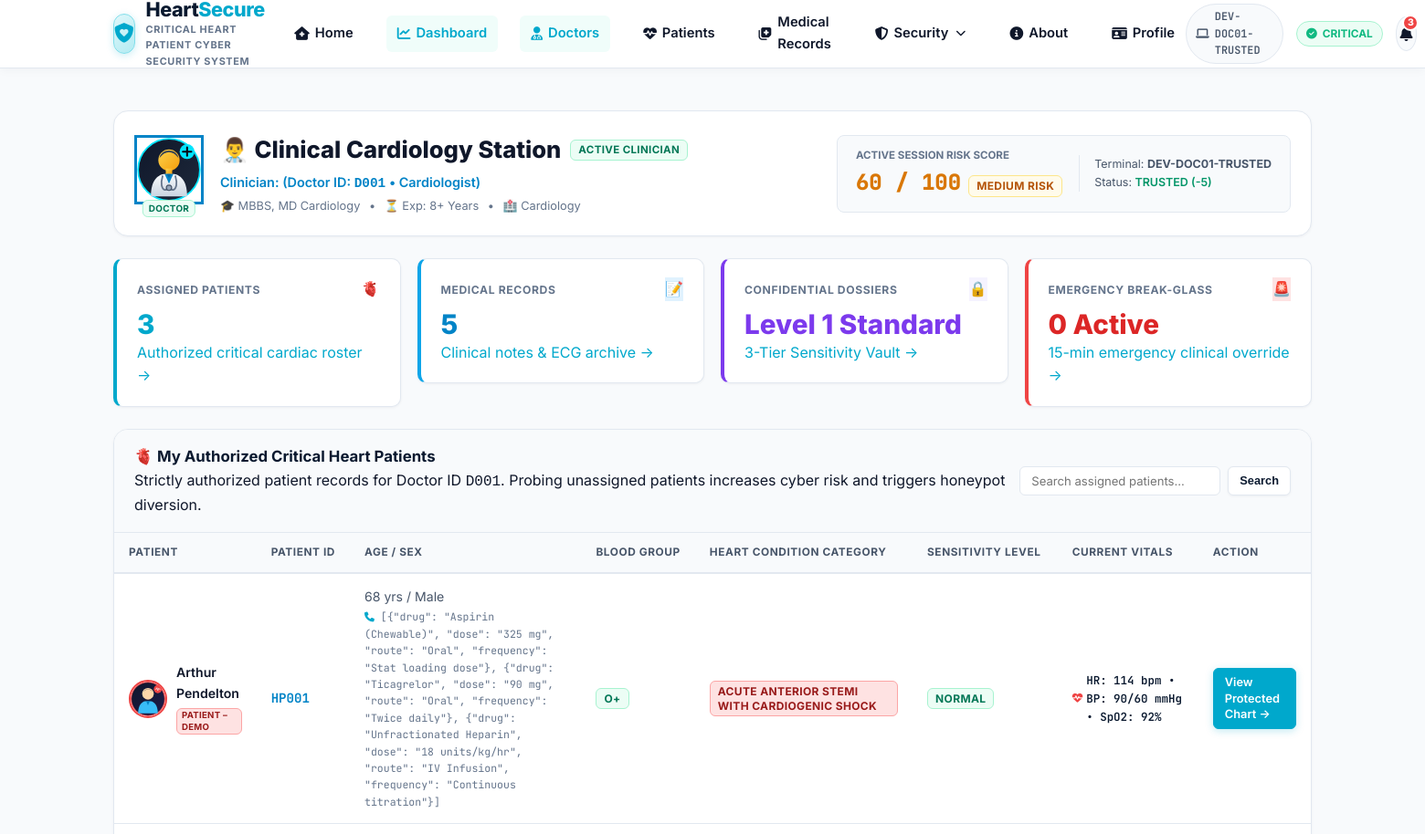
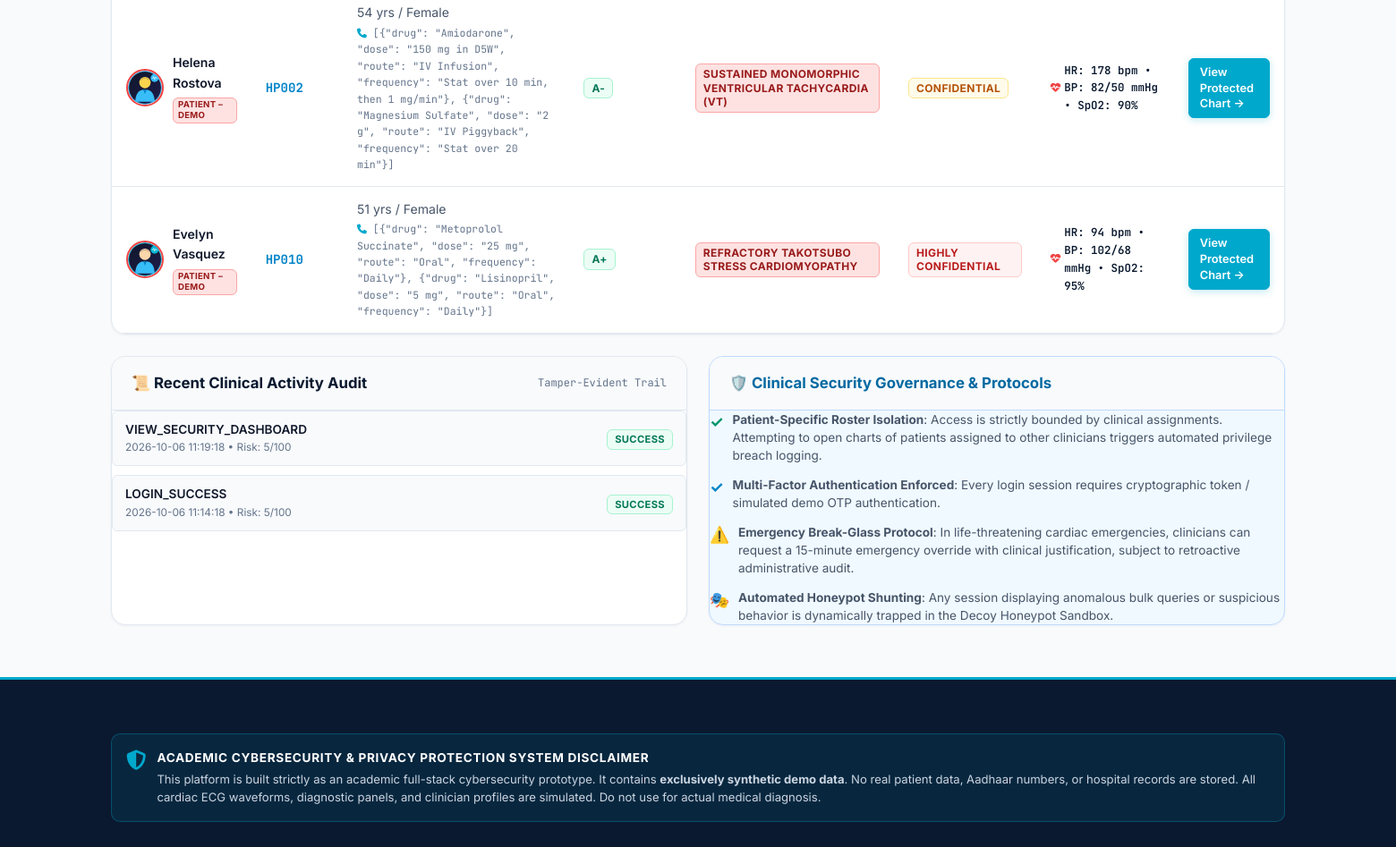
The app's page /doctor/dashboard (signed in, upper part), older data (2 pictures, top to bottom).
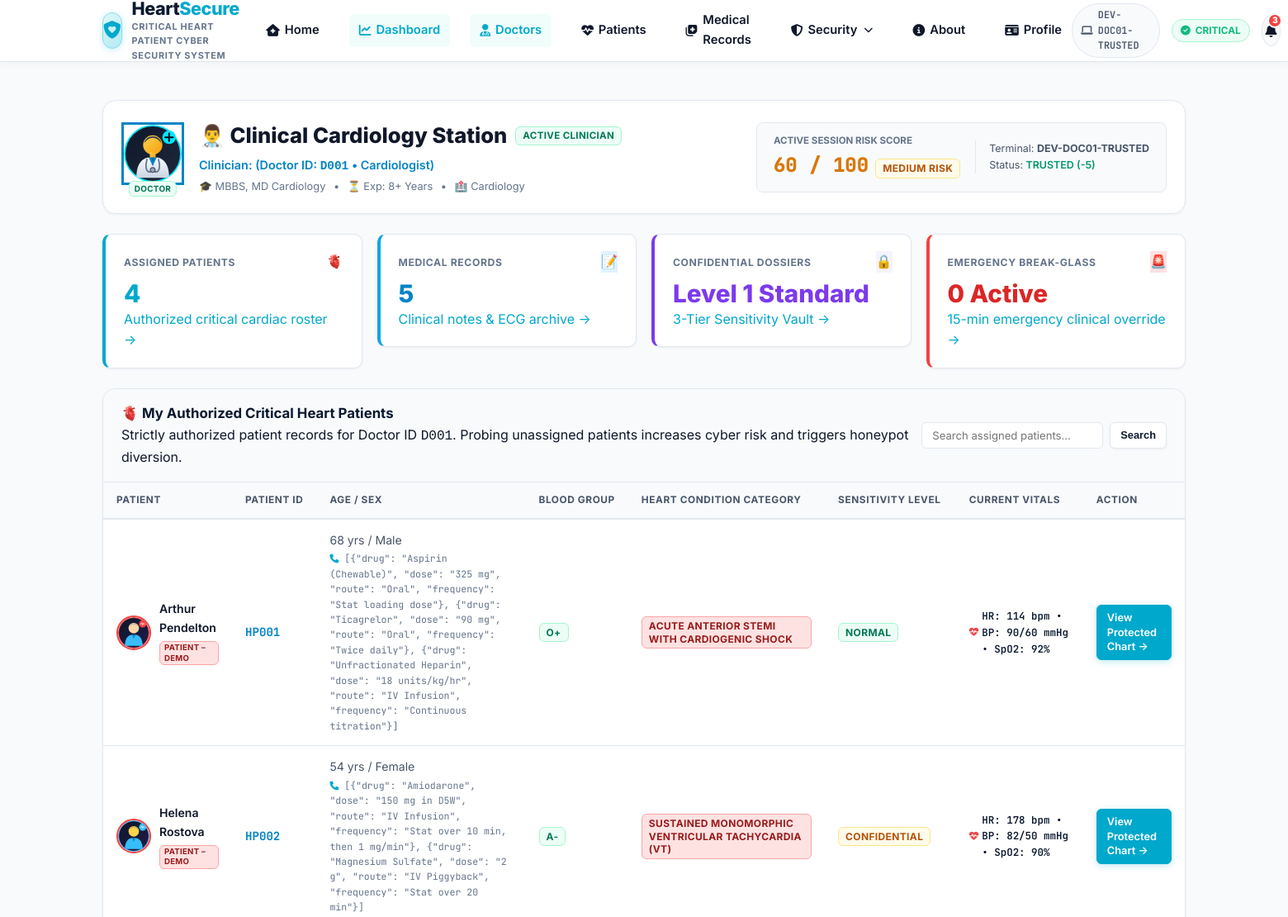
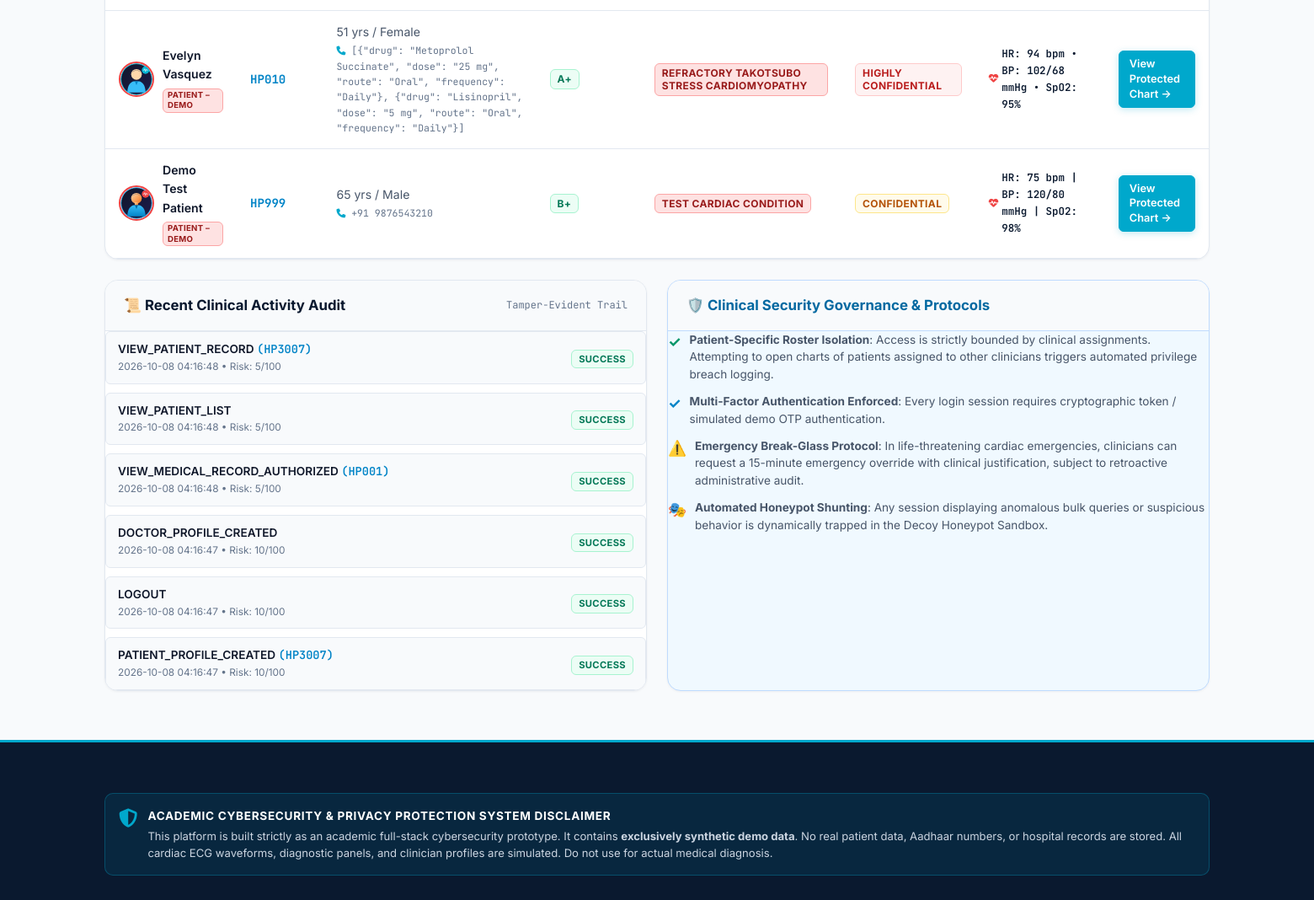
The same page, newer data (2 pictures, top to bottom).
### tables this page shows
CREATE TABLE doctors (
    id INTEGER PRIMARY KEY AUTOINCREMENT,
    doctor_id TEXT UNIQUE NOT NULL, -- e.g. 'D001', 'D002'
    user_id TEXT UNIQUE NOT NULL,
    name TEXT NOT NULL,
    profile_photo TEXT DEFAULT NULL,
    specialty TEXT NOT NULL,
    specialization TEXT,
    qualification TEXT DEFAULT 'MBBS, MD Cardiology',
    experience TEXT DEFAULT '8 Years',
    department TEXT NOT NULL,
    email TEXT,
    demo_phone TEXT DEFAULT '+1 (555) 019-2834',
    permission_level TEXT NOT NULL DEFAULT 'NORMAL', -- 'NORMAL', 'CONFIDENTIAL', 'HIGHLY_CONFIDENTIAL'
    trusted_device_id TEXT,
    status TEXT DEFAULT 'active', -- 'active', 'disabled'
    last_login TIMESTAMP DEFAULT CURRENT_TIMESTAMP,
    created_at TIMESTAMP DEFAULT CURRENT_TIMESTAMP,
    FOREIGN KEY(user_id) REFERENCES users(user_id) ON DELETE CASCADE
);

CREATE TABLE patients (
    id INTEGER PRIMARY KEY AUTOINCREMENT,
    patient_id TEXT UNIQUE NOT NULL, -- e.g. 'HP001', 'HP002'
    user_id TEXT DEFAULT NULL,
    name TEXT NOT NULL,
    profile_photo TEXT DEFAULT NULL,
    age INTEGER NOT NULL,
    blood_group TEXT NOT NULL,
    gender TEXT NOT NULL,
    assigned_doctor_id TEXT NOT NULL,
    heart_condition_category TEXT NOT NULL, -- 'STEMI', 'Ventricular Tachycardia', 'Heart Failure', etc.
    medical_history TEXT NOT NULL,
    ecg_report TEXT NOT NULL,
    echo_report TEXT NOT NULL,
    blood_test_report TEXT NOT NULL,
    current_prescriptions TEXT NOT NULL,
    email TEXT DEFAULT NULL,
    phone_number TEXT DEFAULT '+1 (555) 019-1001',
    emergency_contact TEXT NOT NULL,
    last_updated TIMESTAMP DEFAULT CURRENT_TIMESTAMP,
    record_sensitivity_level TEXT NOT NULL DEFAULT 'NORMAL', -- 'NORMAL', 'CONFIDENTIAL', 'HIGHLY_CONFIDENTIAL'
    vitals TEXT NOT NULL,
    status TEXT DEFAULT 'active', -- 'active', 'disabled'
    created_at TIMESTAMP DEFAULT CURRENT_TIMESTAMP,
    is_decoy INTEGER DEFAULT 0
);

CREATE TABLE audit_logs (
    id INTEGER PRIMARY KEY AUTOINCREMENT,
    timestamp TIMESTAMP DEFAULT CURRENT_TIMESTAMP,
    user_id TEXT NOT NULL,
    role TEXT NOT NULL,
    patient_id TEXT,
    action TEXT NOT NULL,
    ip_address TEXT NOT NULL,
    device_status TEXT NOT NULL, -- 'TRUSTED', 'UNKNOWN'
    risk_score INTEGER NOT NULL,
    risk_level TEXT NOT NULL,
    result TEXT NOT NULL, -- 'SUCCESS', 'DENIED', 'DECOY_SERVED', 'FLAGGED'
    threat_type TEXT,
    session_id TEXT,
    details TEXT
);

### routes/doctor.py (the view)
@doctor_bp.route('/doctor/dashboard')
def dashboard():
    user = UserModel.get_by_user_id(session['user_id'])
    doc = UserModel.get_doctor_by_user_id(session['user_id'])
    doctor_id = doc['doctor_id'] if doc else 'D001'
    risk = RiskEngine.calculate_risk(
        user=user,
        action='VIEW_DOCTOR_DASHBOARD',
        session_context={
            'device_id': session.get('device_id'),
            'device_status': session.get('device_status'),
            'ip_address': request.remote_addr or '127.0.0.1',
            'session_id': session.get('session_id')
        }
    )
    session['risk_score'] = risk['score']
    session['risk_level'] = risk['level']
    assigned_patients = PatientModel.get_assigned_to_doctor(doctor_id)
    recent_activity = AuditService.get_logs(limit=6, user_filter=session['user_id'])
    medical_records = RecordModel.get_all_medical_records()
    all_emergencies = RecordModel.get_all_emergency_access()
    active_emergencies = [e for e in all_emergencies if e['doctor_id'] == doctor_id and e['is_active']]
    return render_template(
        'doctor_dashboard.html',
        user=user,
        doctor=doc,
        risk=risk,
        patients=assigned_patients,
        patient_count=len(assigned_patients),
        recent_activity=recent_activity,
        medical_records=medical_records[:5],
        active_emergencies=active_emergencies
    )

### database/db.py (called while the page is built)
def get_db():
    try:
        if 'db' not in g:
            g.db = sqlite3.connect(DB_PATH, check_same_thread=False)
            g.db.row_factory = sqlite3.Row
            g.db.execute("PRAGMA foreign_keys = ON")
            ensure_schema(g.db)
        return g.db
    except RuntimeError:
        conn = sqlite3.connect(DB_PATH, check_same_thread=False)
        conn.row_factory = sqlite3.Row
        conn.execute("PRAGMA foreign_keys = ON")
        ensure_schema(conn)
        return conn

def query_db(query, args=(), one=False):
    conn = get_db()
    cur = conn.execute(query, args)
    rv = cur.fetchall()
    cur.close()
    return (dict(rv[0]) if rv else None) if one else [dict(r) for r in rv]

### models/patient.py (called while the page is built)
    @staticmethod
    def get_assigned_to_doctor(doctor_id):
        rows = query_db('''
            SELECT p.*
            FROM patients p
            JOIN doctor_patient_assignments a ON p.patient_id = a.patient_id
            WHERE a.doctor_id = ? AND a.status = 'ACTIVE'
            ORDER BY p.patient_id ASC
        ''', (doctor_id,))
        return [PatientModel._format(r) for r in rows]

### services/phone_service.py (called while the page is built)
    @staticmethod
    def get_supported_country_codes():
        return COUNTRY_CODES

### templates/doctor_dashboard.html (shortened to what the changed rows need)
{% extends "base.html" %}
{% block content %}
<div style="margin-bottom: 28px;">
    <div class="card" style="padding: 22px; margin-bottom: 24px;">
        <div style="display: flex; justify-content: space-between; align-items: center; flex-wrap: wrap; gap: 20px;">
            <div style="display: flex; align-items: center; gap: 18px;">
                <div>
                    <div style="display: flex; align-items: center; gap: 10px;">
                        <h1 style="font-size: 1.6rem; font-weight: 800; color: var(--text-main); margin: 0;">👨‍⚕️ Clinical Cardiology Station</h1>
                        <span class="badge badge-low" style="font-size: 0.72rem;">ACTIVE CLINICIAN</span>
                    </div>
                    <div style="color: #0284c7; font-size: 0.9rem; font-weight: 600; margin-top: 3px;">
                        Clinician:  (Doctor ID: <code></code> • {{ doctor.specialization if doctor and doctor.specialization else (doctor.specialty if doctor else 'Cardiologist') }})
                    </div>
                    <div style="color: var(--text-muted); font-size: 0.8rem; margin-top: 3px;">
                        <span>🎓 {{ doctor.qualification if doctor and doctor.qualification else 'MBBS, MD Cardiology' }}</span>
                        <span style="margin: 0 6px;">•</span>
                        <span>⏳ Exp: {{ doctor.experience if doctor and doctor.experience else '8+ Years' }}</span>
                        <span style="margin: 0 6px;">•</span>
                        <span>🏥 {{ doctor.department if doctor else 'Cardiology' }}</span>
                    </div>
                </div>
            </div>
            <div style="background: #f8fafc; border: 1px solid var(--border-light); border-radius: 8px; padding: 12px 20px; display: flex; align-items: center; gap: 18px;">
                <div style="border-left: 1px solid var(--border-light); padding-left: 16px; font-size: 0.78rem; color: var(--text-secondary);">
                    Terminal: <strong style="color: var(--text-main);">{{ session.device_id or 'DEV-DOC01-TRUSTED' }}</strong><br>
                    Status: {% if session.device_status == 'TRUSTED' %}<span style="color: #059669; font-weight: 600;">TRUSTED (-5)</span>{% else %}<span style="color: #dc2626; font-weight: 600;">UNKNOWN (+20)</span>{% endif %}
                </div>
            </div>
        </div>
    </div>
    <div class="stats-grid" style="margin-bottom: 24px;">
        <a href="{{ url_for('patients.patient_list') }}" style="text-decoration: none;">
            <div class="stat-card" style="border-left-color: var(--primary-blue); cursor: pointer;">
                <div class="stat-header">
                    <span class="stat-label">ASSIGNED PATIENTS</span>
                    <span class="stat-icon-bubble" style="background: var(--primary-blue-light); color: var(--primary-blue);">🫀</span>
                </div>
                <div class="stat-value" style="color: var(--primary-blue);">{{ patient_count }}</div>
                <div class="stat-sub">Authorized critical cardiac roster →</div>
            </div>
        </a>
    </div>
    <div class="card" style="margin-bottom: 24px;">
        <div class="card-header">
            <div>
                <h2 class="card-title">🫀 My Authorized Critical Heart Patients</h2>
            </div>
        </div>
        {% if patients %}
        <div class="table-responsive">
            <table class="data-table">
                <thead>
                    <tr>
                        <th>Patient</th>
                        <th>Patient ID</th>
                        <th>Age / Sex</th>
                        <th>Blood Group</th>
                        <th>Heart Condition Category</th>
                        <th>Sensitivity Level</th>
                        <th>Current Vitals</th>
                        <th>Action</th>
                    </tr>
                </thead>
                <tbody>
                    {% for p in patients %}
                    <tr>
                        <td>
                            <div style="display: flex; align-items: center; gap: 10px;">
                                <img src="{{ patient_photo(p.profile_photo, False) }}" alt="{{ p.name }}" style="width: 42px; height: 42px; border-radius: 50%; object-fit: cover; border: 2px solid #ef4444; flex-shrink: 0; background: #fee2e2;">
                                <div>
                                    <div style="font-weight: 600; color: var(--text-main);">{{ p.name }}</div>
                                    <span class="badge badge-medium" style="font-size: 0.60rem; padding: 1px 5px; background: #fee2e2; color: #991b1b; border-color: #fca5a5;">PATIENT – DEMO</span>
                                </div>
                            </div>
                        </td>
                        <td>
                            <span style="font-family: var(--font-mono); font-weight: 700; color: #0284c7;">
                                {{ p.patient_id }}
                            </span>
                        </td>
                        <td style="color: var(--text-secondary);">
                            <div>{{ p.age }} yrs / {{ p.gender }}</div>
                            <div style="font-size: 0.72rem; color: var(--text-muted); font-family: var(--font-mono); margin-top: 2px;">
                                <i class="fa-solid fa-phone" style="font-size: 0.68rem; color: var(--turquoise-primary);"></i> {{ p.phone_number or '+1 (555) 019-1001' }}
                            </div>
                        </td>
                        <td><span class="badge badge-low">{{ p.blood_group }}</span></td>
                        <td>
                            <span class="badge" style="background: #fee2e2; color: #991b1b; border: 1px solid #fca5a5;">
                                {{ p.heart_condition_category }}
                            </span>
                        </td>
                        <td>
                            {% if p.record_sensitivity_level == 'HIGHLY_CONFIDENTIAL' %}
                                <span class="badge badge-critical">HIGHLY CONFIDENTIAL</span>
                            {% elif p.record_sensitivity_level == 'CONFIDENTIAL' %}
                                <span class="badge badge-medium">CONFIDENTIAL</span>
                            {% else %}
                                <span class="badge badge-low">NORMAL</span>
                            {% endif %}
                        </td>
                        <td>
                            {% set v = format_vitals(p.vitals) %}
                            <span style="font-family: var(--font-mono); font-size: 0.78rem; font-weight: 600; color: var(--navy-primary); display: inline-flex; align-items: center; gap: 4px;">
                                <i class="fa-solid fa-heart-pulse" style="color: #ef4444; font-size: 0.72rem;"></i> {{ v.summary }}
                            </span>
                        </td>
                        <td>
                            <a href="{{ url_for('patients.patient_detail', patient_id=p.patient_id) }}" class="btn btn-primary btn-sm">
                                View Protected Chart →
                            </a>
                        </td>
                    </tr>
                    {% endfor %}
                </tbody>
            </table>
        </div>
        {% else %}
        <div style="text-align: center; padding: 40px; color: var(--text-muted);">
            <div style="font-size: 2rem; margin-bottom: 8px;">🏥</div>
            <p>No critical heart patients currently assigned to your doctor profile.</p>
        </div>
        {% endif %}
    </div>
    <div class="grid-2">
        <div class="card">
            <div style="display: flex; flex-direction: column; gap: 10px;">
                {% for act in recent_activity %}
                <div style="padding: 10px 14px; background: #f8fafc; border-radius: 6px; border: 1px solid var(--border-light); display: flex; justify-content: space-between; align-items: center;">
                    <div>
                        <div style="font-size: 0.85rem; font-weight: 600; color: var(--text-main);">
                            {{ act.action }}
                            {% if act.patient_id %}<span style="color: #0284c7; font-family: var(--font-mono);">({{ act.patient_id }})</span>{% endif %}
                        </div>
                        <div style="font-size: 0.74rem; color: var(--text-muted);">{{ act.timestamp }} • Risk: {{ act.risk_score }}/100</div>
                    </div>
                    <div>
                        {% if act.result == 'SUCCESS' %}
                            <span class="badge badge-low" style="font-size: 0.7rem;">SUCCESS</span>
                        {% elif act.result == 'DECOY_SERVED' %}
                            <span class="badge badge-critical" style="font-size: 0.7rem;">DECOY SERVED</span>
                        {% else %}
                            <span class="badge badge-medium" style="font-size: 0.7rem;">{{ act.result }}</span>
                        {% endif %}
                    </div>
                </div>
                {% else %}
                <div style="color: var(--text-muted); font-size: 0.85rem; padding: 10px;">No recent clinical actions recorded.</div>
                {% endfor %}
            </div>
        </div>
    </div>
</div>
{% endblock %}

### templates/base.html (shortened to what the changed rows need)
<!DOCTYPE html>
<html lang="en">
<head>
    <link rel="stylesheet" href="https://cdnjs.cloudflare.com/ajax/libs/font-awesome/6.5.1/css/all.min.css">
    <link rel="stylesheet" href="{{ url_for('static', filename='css/style.css') }}">
</head>
<body>
    <header class="hospital-navbar">
        <div class="navbar-container">
            <div class="navbar-actions">
                <div class="device-badge-pill" title="Zero-Trust Hardware Binding">
                    <i class="fa-solid fa-laptop"></i>
                    <span>{{ session_device_id }}</span>
                </div>
            </div>
        </div>
    </header>
    <main class="container">
        {% block content %}{% endblock %}
    </main>
</body>
</html>

Row changes from the older to the newer data that the page shows:
removed audit_logs: action "VIEW_SECURITY_DASHBOARD", timestamp "2026-10-06 11:19:18", risk_score "5", result "SUCCESS"
removed audit_logs: action "LOGIN_SUCCESS", timestamp "2026-10-06 11:14:18", risk_score "5", result "SUCCESS"
added patients: shows a picture, name "Demo Test Patient", patient_id "HP999", age "65", gender "Male", phone_number "+91 9876543210", blood_group "B+", heart_condition_category "TEST CARDIAC CONDITION", record_sensitivity_level "CONFIDENTIAL", summary "HR: 75 bpm | BP: 120/80 mmHg | SpO2: 98%"
added audit_logs: action "VIEW_PATIENT_RECORD", patient_id "HP3007", timestamp "2026-10-08 04:16:48", risk_score "5", result "SUCCESS"
added audit_logs: action "VIEW_PATIENT_LIST", timestamp "2026-10-08 04:16:48", risk_score "5", result "SUCCESS"
added audit_logs: action "VIEW_MEDICAL_RECORD_AUTHORIZED", patient_id "HP001", timestamp "2026-10-08 04:16:48", risk_score "5", result "SUCCESS"
added audit_logs: action "DOCTOR_PROFILE_CREATED", timestamp "2026-10-08 04:16:47", risk_score "10", result "SUCCESS"
added audit_logs: action "LOGOUT", timestamp "2026-10-08 04:16:47", risk_score "10", result "SUCCESS"
added audit_logs: action "PATIENT_PROFILE_CREATED", patient_id "HP3007", timestamp "2026-10-08 04:16:47", risk_score "10", result "SUCCESS"
Text that changed along with them:
{{ patient_count }}: "3" → "4"
